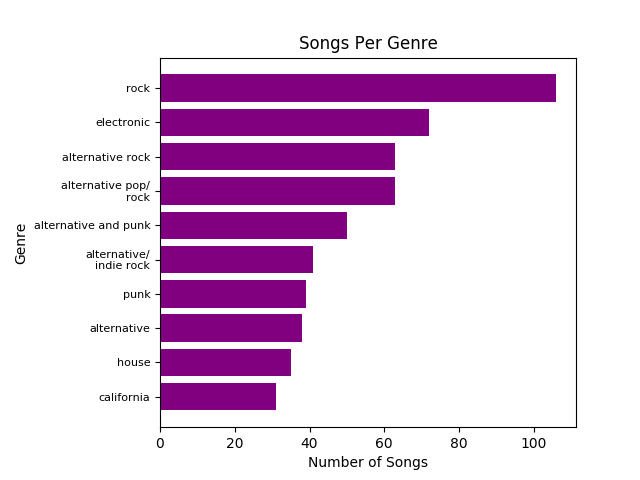

This chart was generated by the following Python code:
from collections import OrderedDict, Counter
from operator import itemgetter
from functions import importMappedData, mbzMeta
import numpy as np
import pandas as pd
import matplotlib.pyplot as plt
import re


# Set up data
allData = importMappedData()
# Get metadata for every song
data = mbzMeta(allData)

# Clean-up genres column
data['genres'] = data['genres'].apply(lambda x: x.replace("[","").replace("]","").replace("'","") )

genres = data["genres"].tolist()
genreList = []
for group in genres:
	genreList.append(group.split(", "))

d = {}
for item in genreList:
	for genre in item:
		if genre in d:
			d[genre] = d[genre] + 1
		else:
			d[genre] = 1

try:
	del d['']
except KeyError:
	pass

od = OrderedDict(sorted(d.items(), key=itemgetter(1), reverse=True))

topGenres = OrderedDict(od.items()[:10])
		
labels = topGenres.keys()
attribute = topGenres.values()

print(labels)
print(attribute)

# Deal with unicode encoding
labels = [x.decode('utf-8').replace('/','/\n') for x in labels]

# So the labels fit within display legend
def formatLabel(l):
	if len(l) > 10:
		l = l.split()
		if len(l) == 4:
			l = l[0] + ' ' + l[1] + '\n' + l[2] + ' '+ l[3]
		if len(l) == 3:
			l = l[0] + '\n' + l[1] + ' ' + l[2] 
		if len(l) == 2:
			l = l[0] + '\n' + l[1] 
	return l

#labels = [formatLabel(l) for l in labels]

frequency = attribute
 
fig,ax = plt.subplots()
y_pos = np.arange(len(labels))
ax.barh(y_pos, frequency,align='center',color='purple')
ax.set_yticks(y_pos)
ax.set_yticklabels(labels)
ax.invert_yaxis()
ax.set_xlabel('Number of Songs')
ax.set_ylabel('Genre')
ax.set_title("Songs Per Genre")
plt.gcf().subplots_adjust(left=0.25)
plt.show()	

'''
# Configure plot settings
plt.xlabel("Genre")
plt.ylabel("Number of Songs")
plt.bar(y_pos,frequency)
plt.xticks(y_pos,labels)
plt.xticks(rotation=70)
plt.gcf().subplots_adjust(bottom=0.25)
plt.show()
'''
